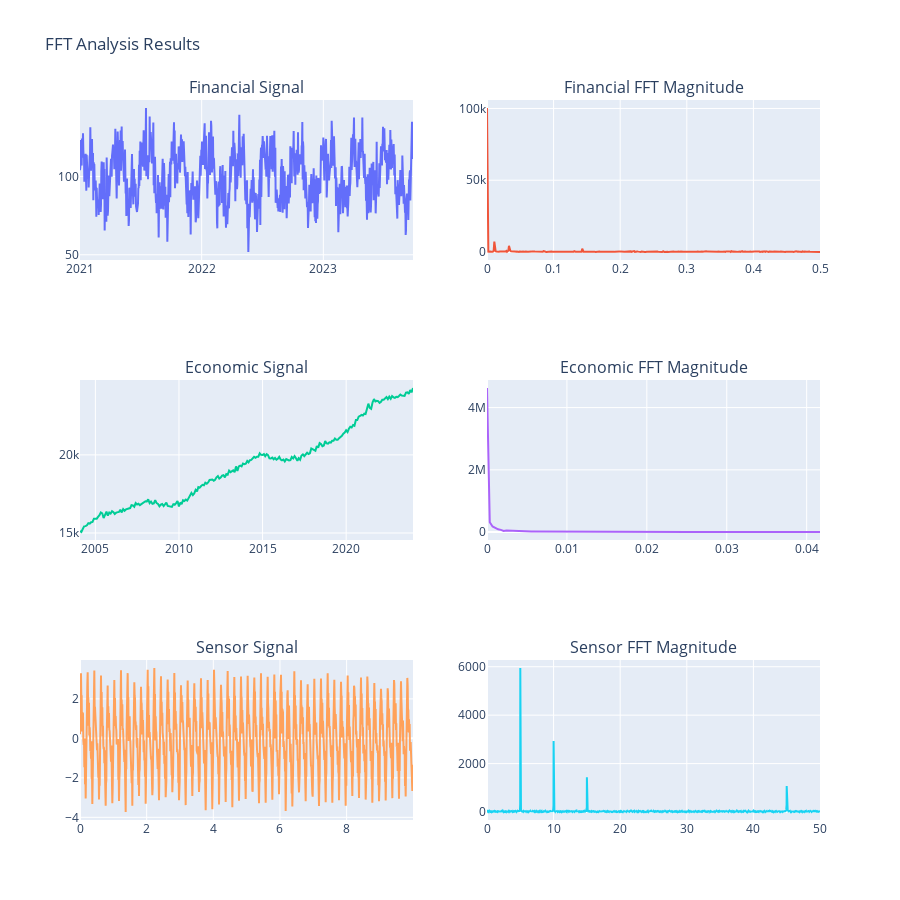

The notebook cell this image was saved under:
### Code cell
# 1. FAST FOURIER TRANSFORM (FFT) ANALYSIS
print(" 1. FAST FOURIER TRANSFORM ANALYSIS")
print("=" * 37)

def perform_fft_analysis(signal, sampling_freq=1.0, signal_name="Signal"):
    """Comprehensive FFT analysis"""
    
    n = len(signal)
    
    # Compute FFT
    fft_values = rfft(signal)
    frequencies = rfftfreq(n, 1/sampling_freq)
    
    # Compute magnitude and phase
    magnitude = np.abs(fft_values)
    phase = np.angle(fft_values)
    power = magnitude ** 2
    
    # Find dominant frequencies
    peak_indices = np.argsort(magnitude)[-10:][::-1] # Top 10 peaks
    dominant_freqs = []
    
    for idx in peak_indices:
        if frequencies[idx] > 0: # Skip DC component
            dominant_freqs.append({
                'frequency': frequencies[idx],
                'magnitude': magnitude[idx],
                'power': power[idx],
                'phase': phase[idx]
            })
    
    return {
        'frequencies': frequencies,
        'magnitude': magnitude,
        'phase': phase,
        'power': power,
        'dominant_frequencies': dominant_freqs[:5] # Top 5
    }

# Apply FFT to financial data
financial_signal = financial_df['price'].values
financial_fft = perform_fft_analysis(financial_signal, 1.0, "Financial")

print("Financial Data FFT Analysis:")
print("Top frequency components:")
for i, freq_info in enumerate(financial_fft['dominant_frequencies']):
    period_days = 1.0 / freq_info['frequency'] if freq_info['frequency'] > 0 else np.inf
    print(f" {i+1}. Period: {period_days:.1f} days, "
          f"Magnitude: {freq_info['magnitude']:.1f}")

# Apply FFT to economic data
economic_signal = economic_df['gdp'].values
economic_fft = perform_fft_analysis(economic_signal, 1/12, "Economic") # Monthly sampling

print("\nEconomic Data FFT Analysis:")
print("Top frequency components:")
for i, freq_info in enumerate(economic_fft['dominant_frequencies']):
    period_years = (1.0 / freq_info['frequency']) / 12 if freq_info['frequency'] > 0 else np.inf
    print(f" {i+1}. Period: {period_years:.1f} years, "
          f"Magnitude: {freq_info['magnitude']:.0f}")

# Apply FFT to sensor data
sensor_signal = sensor_df['signal'].values
sensor_fft = perform_fft_analysis(sensor_signal, 100, "Sensor") # 100 Hz sampling

print("\nSensor Data FFT Analysis:")
print("Top frequency components:")
for i, freq_info in enumerate(sensor_fft['dominant_frequencies']):
    freq_hz = freq_info['frequency']
    print(f" {i+1}. Frequency: {freq_hz:.1f} Hz, "
          f"Magnitude: {freq_info['magnitude']:.2f}")

# Visualize FFT results
fig_fft = make_subplots(
    rows=3, cols=2,
    subplot_titles=['Financial Signal', 'Financial FFT Magnitude',
                   'Economic Signal', 'Economic FFT Magnitude',
                   'Sensor Signal', 'Sensor FFT Magnitude'],
    specs=[[{"secondary_y": False}, {"secondary_y": False}],
           [{"secondary_y": False}, {"secondary_y": False}],
           [{"secondary_y": False}, {"secondary_y": False}]]
)

# Financial plots
fig_fft.add_trace(go.Scatter(x=financial_df.index, y=financial_df['price'], name='Financial'), row=1, col=1)
fig_fft.add_trace(go.Scatter(x=financial_fft['frequencies'], y=financial_fft['magnitude'], name='FFT'), row=1, col=2)

# Economic plots
fig_fft.add_trace(go.Scatter(x=economic_df.index, y=economic_df['gdp'], name='Economic'), row=2, col=1)
fig_fft.add_trace(go.Scatter(x=economic_fft['frequencies'], y=economic_fft['magnitude'], name='FFT'), row=2, col=2)

# Sensor plots
fig_fft.add_trace(go.Scatter(x=sensor_df['time'][:1000], y=sensor_df['signal'][:1000], name='Sensor'), row=3, col=1)
fig_fft.add_trace(go.Scatter(x=sensor_fft['frequencies'], y=sensor_fft['magnitude'], name='FFT'), row=3, col=2)

fig_fft.update_layout(height=900, title="FFT Analysis Results", showlegend=False)
fig_fft.show()

### Figure 1 — Plotly figure (JSON) as saved in the notebook; plotly's stock layout.template omitted (floating-point values rounded to 4 significant figures; data arrays with more than 128 entries replaced by an {"elided": "..."} marker saying what was removed)
{"data": [{"name": "Financial", "type": "scatter", "x": {"elided": "1000 str values"}, "xaxis": "x", "y": {"elided": "1000 float values"}, "yaxis": "y"}, {"name": "FFT", "type": "scatter", "x": {"elided": "501 float values"}, "xaxis": "x2", "y": {"elided": "501 float values"}, "yaxis": "y2"}, {"name": "Economic", "type": "scatter", "x": {"elided": "240 str values"}, "xaxis": "x3", "y": {"elided": "240 float values"}, "yaxis": "y3"}, {"name": "FFT", "type": "scatter", "x": [0.0, 0.0003472, 0.0006944, 0.001042, 0.001389, 0.001736, 0.002083, 0.002431, 0.002778, 0.003125, 0.003472, 0.003819, 0.004167, 0.004514, 0.004861, 0.005208, 0.005556, 0.005903, 0.00625, 0.006597, 0.006944, 0.007292, 0.007639, 0.007986, 0.008333, 0.008681, 0.009028, 0.009375, 0.009722, 0.01007, 0.01042, 0.01076, 0.01111, 0.01146, 0.01181, 0.01215, 0.0125, 0.01285, 0.01319, 0.01354, 0.01389, 0.01424, 0.01458, 0.01493, 0.01528, 0.01562, 0.01597, 0.01632, 0.01667, 0.01701, 0.01736, 0.01771, 0.01806, 0.0184, 0.01875, 0.0191, 0.01944, 0.01979, 0.02014, 0.02049, 0.02083, 0.02118, 0.02153, 0.02188, 0.02222, 0.02257, 0.02292, 0.02326, 0.02361, 0.02396, 0.02431, 0.02465, 0.025, 0.02535, 0.02569, 0.02604, 0.02639, 0.02674, 0.02708, 0.02743, 0.02778, 0.02813, 0.02847, 0.02882, 0.02917, 0.02951, 0.02986, 0.03021, 0.03056, 0.0309, 0.03125, 0.0316, 0.03194, 0.03229, 0.03264, 0.03299, 0.03333, 0.03368, 0.03403, 0.03438, 0.03472, 0.03507, 0.03542, 0.03576, 0.03611, 0.03646, 0.03681, 0.03715, 0.0375, 0.03785, 0.03819, 0.03854, 0.03889, 0.03924, 0.03958, 0.03993, 0.04028, 0.04063, 0.04097, 0.04132, 0.04167], "xaxis": "x4", "y": [4629000.0, 317100.0, 180400.0, 121700.0, 89250.0, 72010.0, 36650.0, 49250.0, 43840.0, 39930.0, 34910.0, 32590.0, 30280.0, 26540.0, 24820.0, 21890.0, 22030.0, 20840.0, 20290.0, 18810.0, 18160.0, 15870.0, 15150.0, 15410.0, 13140.0, 14100.0, 15210.0, 13460.0, 13740.0, 12610.0, 13470.0, 12130.0, 10010.0, 10980.0, 10980.0, 9907.0, 8482.0, 11410.0, 11220.0, 9589.0, 10040.0, 7469.0, 7445.0, 9296.0, 9472.0, 8311.0, 8723.0, 8375.0, 8560.0, 5775.0, 7352.0, 8243.0, 5530.0, 8635.0, 6697.0, 8204.0, 6782.0, 7505.0, 7176.0, 6627.0, 9422.0, 7666.0, 6390.0, 5858.0, 5460.0, 6091.0, 4985.0, 5901.0, 6711.0, 7255.0, 6580.0, 4323.0, 5315.0, 5181.0, 5707.0, 5595.0, 6445.0, 6015.0, 3626.0, 4062.0, 4700.0, 4724.0, 4746.0, 6344.0, 4457.0, 6326.0, 4607.0, 5835.0, 5878.0, 5052.0, 3607.0, 5401.0, 4048.0, 2586.0, 3603.0, 6483.0, 4982.0, 5595.0, 5419.0, 5404.0, 6773.0, 4640.0, 5035.0, 3789.0, 4539.0, 6466.0, 5851.0, 3808.0, 4897.0, 4601.0, 4379.0, 7304.0, 5963.0, 4461.0, 3978.0, 5601.0, 4024.0, 4172.0, 5429.0, 5129.0, 3248.0], "yaxis": "y4"}, {"name": "Sensor", "type": "scatter", "x": {"elided": "1000 float values"}, "xaxis": "x5", "y": {"elided": "1000 float values"}, "yaxis": "y5"}, {"name": "FFT", "type": "scatter", "x": {"elided": "3001 float values"}, "xaxis": "x6", "y": {"elided": "3001 float values"}, "yaxis": "y6"}], "layout": {"annotations": [{"font": {"size": 16}, "showarrow": false, "text": "Financial Signal", "x": 0.225, "xanchor": "center", "xref": "paper", "y": 1, "yanchor": "bottom", "yref": "paper"}, {"font": {"size": 16}, "showarrow": false, "text": "Financial FFT Magnitude", "x": 0.775, "xanchor": "center", "xref": "paper", "y": 1, "yanchor": "bottom", "yref": "paper"}, {"font": {"size": 16}, "showarrow": false, "text": "Economic Signal", "x": 0.225, "xanchor": "center", "xref": "paper", "y": 0.6111, "yanchor": "bottom", "yref": "paper"}, {"font": {"size": 16}, "showarrow": false, "text": "Economic FFT Magnitude", "x": 0.775, "xanchor": "center", "xref": "paper", "y": 0.6111, "yanchor": "bottom", "yref": "paper"}, {"font": {"size": 16}, "showarrow": false, "text": "Sensor Signal", "x": 0.225, "xanchor": "center", "xref": "paper", "y": 0.2222, "yanchor": "bottom", "yref": "paper"}, {"font": {"size": 16}, "showarrow": false, "text": "Sensor FFT Magnitude", "x": 0.775, "xanchor": "center", "xref": "paper", "y": 0.2222, "yanchor": "bottom", "yref": "paper"}], "height": 900, "showlegend": false, "title": {"text": "FFT Analysis Results"}, "xaxis": {"anchor": "y", "domain": [0, 0.45]}, "xaxis2": {"anchor": "y2", "domain": [0.55, 1]}, "xaxis3": {"anchor": "y3", "domain": [0, 0.45]}, "xaxis4": {"anchor": "y4", "domain": [0.55, 1]}, "xaxis5": {"anchor": "y5", "domain": [0, 0.45]}, "xaxis6": {"anchor": "y6", "domain": [0.55, 1]}, "yaxis": {"anchor": "x", "domain": [0.7778, 1]}, "yaxis2": {"anchor": "x2", "domain": [0.7778, 1]}, "yaxis3": {"anchor": "x3", "domain": [0.3889, 0.6111]}, "yaxis4": {"anchor": "x4", "domain": [0.3889, 0.6111]}, "yaxis5": {"anchor": "x5", "domain": [0, 0.2222]}, "yaxis6": {"anchor": "x6", "domain": [0, 0.2222]}}}
